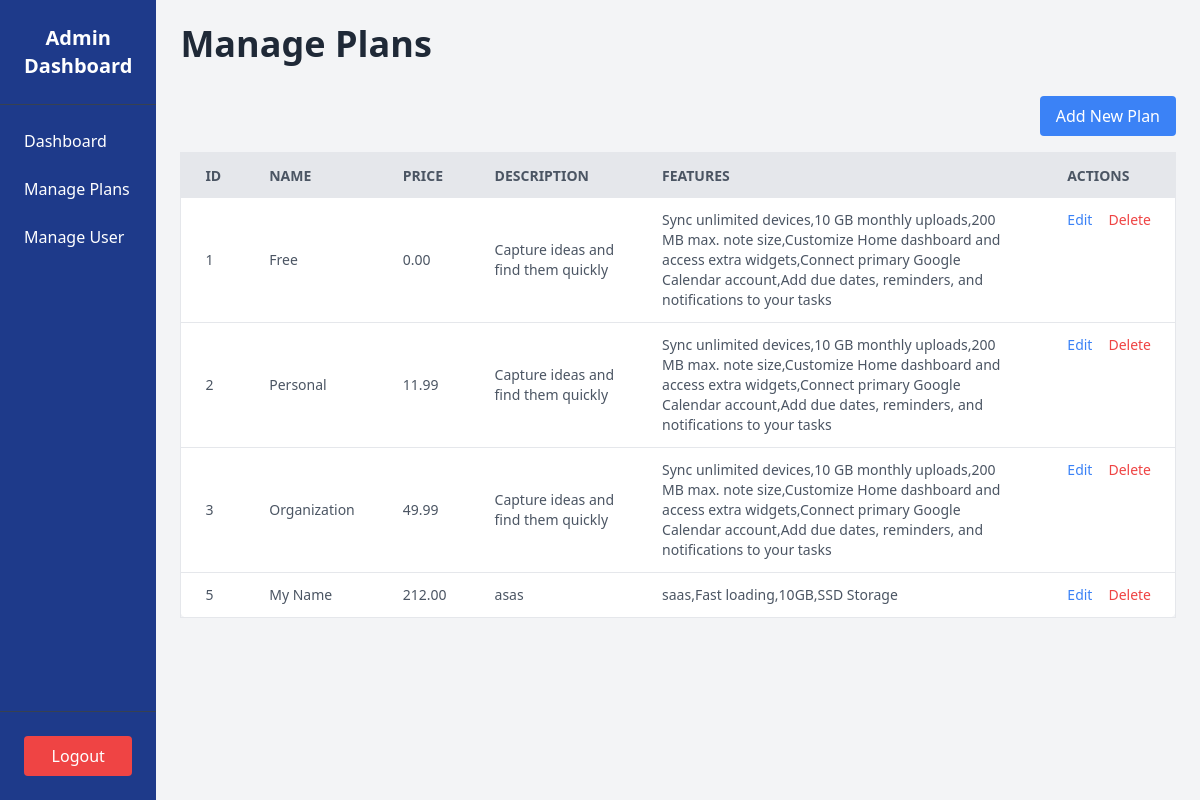
The page /manage-plans.php (signed in) on the database its author committed.
### tables this page shows
CREATE TABLE `plans` (
  `id` int(11) NOT NULL,
  `name` varchar(255) NOT NULL,
  `price` decimal(10,2) NOT NULL,
  `description` varchar(255) NOT NULL,
  `features` text NOT NULL,
  `button_text` varchar(50) NOT NULL
);

### manage-plans.php (the view, shortened to what this page needs)
<?php
$servername = "localhost";
$username = "root";
$password = "";
$dbname = "whitespace";
$conn = new mysqli($servername, $username, $password, $dbname);
$sql = "SELECT * FROM plans";
$result = $conn->query($sql);
?>
<!DOCTYPE html>
<html lang="en">
<head>
    <link href="https://cdn.jsdelivr.net/npm/tailwindcss@2.2.19/dist/tailwind.min.css" rel="stylesheet">
</head>
<body class="bg-gray-100 text-gray-800">
    <div class="flex">
        <?php
        include 'admin-sidebar.php';
        ?>
        <div class="flex-grow p-6">
            <h1 class="text-4xl font-bold mb-8">Manage Plans</h1>
            <div class="flex justify-end mb-4">
                <a href="add-plan.php" class="bg-blue-500 text-white px-4 py-2 rounded hover:bg-blue-600">Add New
                    Plan</a>
            </div>
            <table class="min-w-full bg-white border border-gray-200 rounded-lg">
                <thead>
                    <tr class="w-full bg-gray-200 text-left text-gray-600 uppercase text-sm leading-normal">
                        <th class="py-3 px-6">ID</th>
                        <th class="py-3 px-6">Name</th>
                        <th class="py-3 px-6">Price</th>
                        <th class="py-3 px-6">Description</th>
                        <th class="py-3 px-6">Features</th>
                        <th class="py-3 px-6">Actions</th>
                    </tr>
                </thead>
                <tbody class="text-gray-600 text-sm font-light">
                    <?php
                    if ($result->num_rows > 0) {
                        while ($row = $result->fetch_assoc()) {
                            echo "<tr class='border-b border-gray-200 hover:bg-gray-100'>";
                            echo "<td class='py-3 px-6'>" . $row['id'] . "</td>";
                            echo "<td class='py-3 px-6'>" . $row['name'] . "</td>";
                            echo "<td class='py-3 px-6'>" . $row['price'] . "</td>";
                            echo "<td class='py-3 px-6'>" . $row['description'] . "</td>";
                            echo "<td class='py-3 px-6'>" . $row['features'] . "</td>";
                            echo "<td class='py-3 px-6 flex space-x-4'>
                                    <a href='edit-plan.php?id=" . $row['id'] . "' class='text-blue-500 hover:underline'>Edit</a>
                                    <a href='delete-plan.php?id=" . $row['id'] . "' onclick='return confirm(\"Are you sure?\");' class='text-red-500 hover:underline'>Delete</a>
                                  </td>";
                            echo "</tr>";
                        }
                    } else {
                        echo "<tr><td colspan='6' class='text-center py-4'>No plans found.</td></tr>";
                    }
                    ?>
                </tbody>
            </table>
        </div>
    </div>
</body>
</html>

### rows shown on the page
plans: id "1", name "Free", price "0.00", description "Capture ideas and find them quickly", features "Sync unlimited devices,10 GB monthly uploads,200 MB max. note size,Customize Home dashboard and access extra widgets,Connect primary Google Calendar account,Add due dates, reminders, and notifications to your tasks"
plans: id "2", name "Personal", price "11.99", description "Capture ideas and find them quickly", features "Sync unlimited devices,10 GB monthly uploads,200 MB max. note size,Customize Home dashboard and access extra widgets,Connect primary Google Calendar account,Add due dates, reminders, and notifications to your tasks"
plans: id "3", name "Organization", price "49.99", description "Capture ideas and find them quickly", features "Sync unlimited devices,10 GB monthly uploads,200 MB max. note size,Customize Home dashboard and access extra widgets,Connect primary Google Calendar account,Add due dates, reminders, and notifications to your tasks"
plans: id "5", name "My Name", price "212.00", description "asas", features "saas,Fast loading,10GB,SSD Storage"
